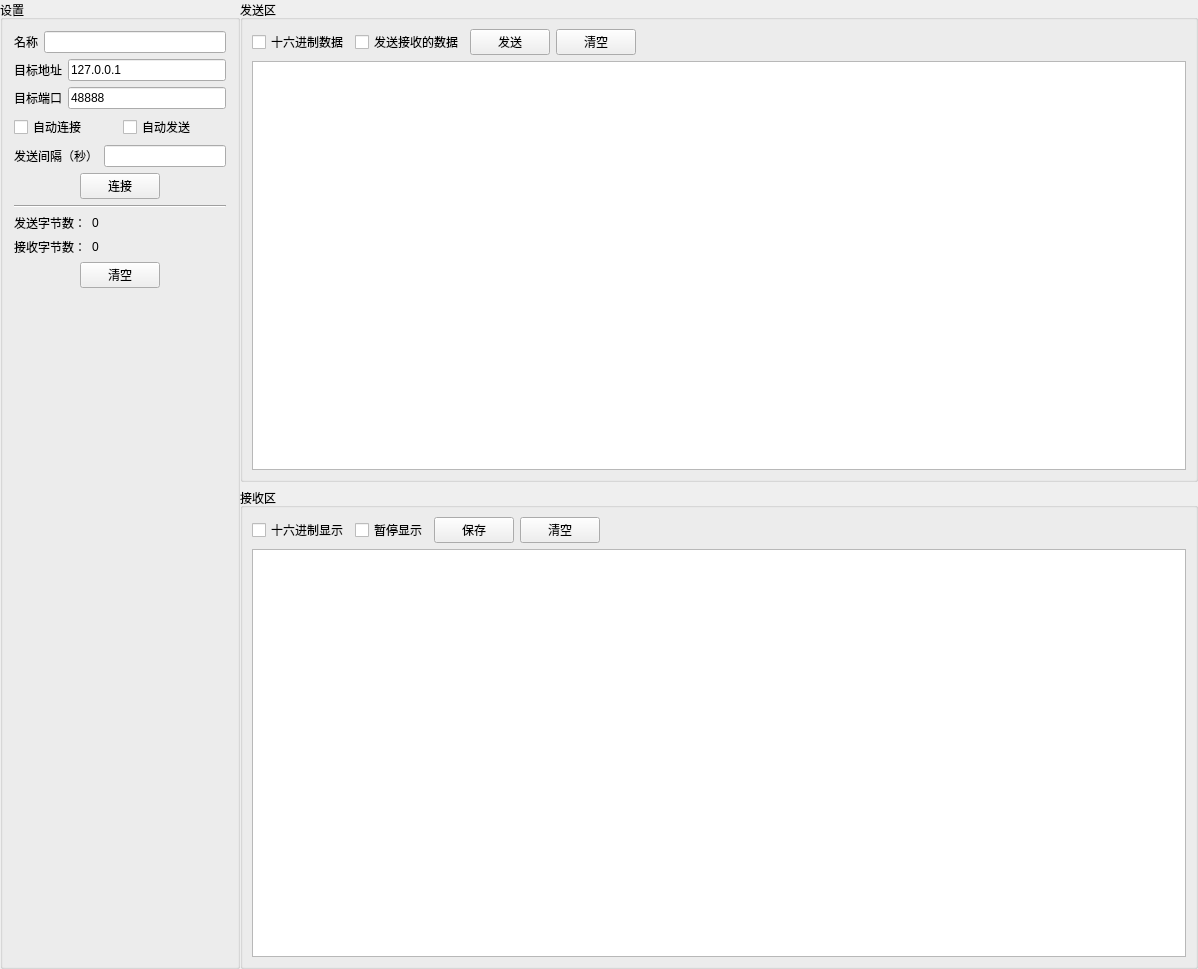
<?xml version="1.0" encoding="UTF-8"?>
<ui version="4.0">
 <class>UdpClientWidget</class>
 <widget class="QWidget" name="UdpClientWidget">
  <property name="geometry">
   <rect>
    <x>0</x>
    <y>0</y>
    <width>1198</width>
    <height>969</height>
   </rect>
  </property>
  <property name="windowTitle">
   <string>UdpClientWidget</string>
  </property>
  <layout class="QHBoxLayout" name="horizontalLayout_11" stretch="2,8">
   <property name="spacing">
    <number>0</number>
   </property>
   <property name="leftMargin">
    <number>0</number>
   </property>
   <property name="topMargin">
    <number>0</number>
   </property>
   <property name="rightMargin">
    <number>0</number>
   </property>
   <property name="bottomMargin">
    <number>0</number>
   </property>
   <item>
    <widget class="QGroupBox" name="groupBox">
     <property name="title">
      <string>设置</string>
     </property>
     <layout class="QVBoxLayout" name="verticalLayout_2">
      <item>
       <layout class="QHBoxLayout" name="horizontalLayout_12">
        <item>
         <widget class="QLabel" name="label_6">
          <property name="text">
           <string>名称</string>
          </property>
         </widget>
        </item>
        <item>
         <widget class="QLineEdit" name="lineEdit_name">
          <property name="maxLength">
           <number>20</number>
          </property>
         </widget>
        </item>
       </layout>
      </item>
      <item>
       <layout class="QHBoxLayout" name="horizontalLayout">
        <item>
         <widget class="QLabel" name="label">
          <property name="text">
           <string>目标地址</string>
          </property>
         </widget>
        </item>
        <item>
         <widget class="QLineEdit" name="lineEdit_target_ip">
          <property name="inputMask">
           <string/>
          </property>
          <property name="text">
           <string>127.0.0.1</string>
          </property>
          <property name="placeholderText">
           <string>127.0.0.1</string>
          </property>
         </widget>
        </item>
       </layout>
      </item>
      <item>
       <layout class="QHBoxLayout" name="horizontalLayout_2">
        <item>
         <widget class="QLabel" name="label_2">
          <property name="text">
           <string>目标端口</string>
          </property>
         </widget>
        </item>
        <item>
         <widget class="QLineEdit" name="lineEdit_target_port">
          <property name="text">
           <string>48888</string>
          </property>
          <property name="placeholderText">
           <string>48888</string>
          </property>
         </widget>
        </item>
       </layout>
      </item>
      <item>
       <layout class="QHBoxLayout" name="horizontalLayout_8">
        <item>
         <widget class="QCheckBox" name="checkBox_auto_connect">
          <property name="text">
           <string>自动连接</string>
          </property>
         </widget>
        </item>
        <item>
         <widget class="QCheckBox" name="checkBox_auto_send">
          <property name="text">
           <string>自动发送</string>
          </property>
         </widget>
        </item>
       </layout>
      </item>
      <item>
       <layout class="QHBoxLayout" name="horizontalLayout_3">
        <item>
         <widget class="QLabel" name="label_3">
          <property name="text">
           <string>发送间隔（秒）</string>
          </property>
         </widget>
        </item>
        <item>
         <widget class="QLineEdit" name="lineEdit_send_interval">
          <property name="enabled">
           <bool>true</bool>
          </property>
         </widget>
        </item>
       </layout>
      </item>
      <item>
       <layout class="QHBoxLayout" name="horizontalLayout_6">
        <item>
         <spacer name="horizontalSpacer">
          <property name="orientation">
           <enum>Qt::Horizontal</enum>
          </property>
          <property name="sizeHint" stdset="0">
           <size>
            <width>40</width>
            <height>20</height>
           </size>
          </property>
         </spacer>
        </item>
        <item>
         <widget class="QPushButton" name="pushButton_connect">
          <property name="text">
           <string>连接</string>
          </property>
         </widget>
        </item>
        <item>
         <spacer name="horizontalSpacer_2">
          <property name="orientation">
           <enum>Qt::Horizontal</enum>
          </property>
          <property name="sizeHint" stdset="0">
           <size>
            <width>40</width>
            <height>20</height>
           </size>
          </property>
         </spacer>
        </item>
       </layout>
      </item>
      <item>
       <widget class="Line" name="line">
        <property name="orientation">
         <enum>Qt::Horizontal</enum>
        </property>
       </widget>
      </item>
      <item>
       <layout class="QHBoxLayout" name="horizontalLayout_4">
        <item>
         <widget class="QLabel" name="label_4">
          <property name="sizePolicy">
           <sizepolicy hsizetype="Fixed" vsizetype="Preferred">
            <horstretch>0</horstretch>
            <verstretch>0</verstretch>
           </sizepolicy>
          </property>
          <property name="text">
           <string>发送字节数：</string>
          </property>
         </widget>
        </item>
        <item>
         <widget class="QLabel" name="label_send_count">
          <property name="text">
           <string>0</string>
          </property>
         </widget>
        </item>
       </layout>
      </item>
      <item>
       <layout class="QHBoxLayout" name="horizontalLayout_5">
        <item>
         <widget class="QLabel" name="label_5">
          <property name="sizePolicy">
           <sizepolicy hsizetype="Fixed" vsizetype="Preferred">
            <horstretch>0</horstretch>
            <verstretch>0</verstretch>
           </sizepolicy>
          </property>
          <property name="text">
           <string>接收字节数：</string>
          </property>
         </widget>
        </item>
        <item>
         <widget class="QLabel" name="label_recv_count">
          <property name="text">
           <string>0</string>
          </property>
         </widget>
        </item>
       </layout>
      </item>
      <item>
       <layout class="QHBoxLayout" name="horizontalLayout_7">
        <item>
         <spacer name="horizontalSpacer_3">
          <property name="orientation">
           <enum>Qt::Horizontal</enum>
          </property>
          <property name="sizeHint" stdset="0">
           <size>
            <width>40</width>
            <height>20</height>
           </size>
          </property>
         </spacer>
        </item>
        <item>
         <widget class="QPushButton" name="pushButton_clear_count">
          <property name="text">
           <string>清空</string>
          </property>
         </widget>
        </item>
        <item>
         <spacer name="horizontalSpacer_4">
          <property name="orientation">
           <enum>Qt::Horizontal</enum>
          </property>
          <property name="sizeHint" stdset="0">
           <size>
            <width>40</width>
            <height>20</height>
           </size>
          </property>
         </spacer>
        </item>
       </layout>
      </item>
      <item>
       <spacer name="verticalSpacer">
        <property name="orientation">
         <enum>Qt::Vertical</enum>
        </property>
        <property name="sizeHint" stdset="0">
         <size>
          <width>20</width>
          <height>328</height>
         </size>
        </property>
       </spacer>
      </item>
     </layout>
    </widget>
   </item>
   <item>
    <layout class="QVBoxLayout" name="verticalLayout_4">
     <item>
      <widget class="QGroupBox" name="groupBox_2">
       <property name="title">
        <string>发送区</string>
       </property>
       <layout class="QVBoxLayout" name="verticalLayout">
        <property name="spacing">
         <number>6</number>
        </property>
        <property name="leftMargin">
         <number>9</number>
        </property>
        <property name="topMargin">
         <number>9</number>
        </property>
        <property name="rightMargin">
         <number>9</number>
        </property>
        <property name="bottomMargin">
         <number>9</number>
        </property>
        <item>
         <layout class="QHBoxLayout" name="horizontalLayout_9">
          <item>
           <widget class="QCheckBox" name="checkBox_send_16">
            <property name="text">
             <string>十六进制数据</string>
            </property>
           </widget>
          </item>
          <item>
           <widget class="QCheckBox" name="checkBox_send_recv">
            <property name="text">
             <string>发送接收的数据</string>
            </property>
           </widget>
          </item>
          <item>
           <widget class="QPushButton" name="pushButton_send_send">
            <property name="text">
             <string>发送</string>
            </property>
           </widget>
          </item>
          <item>
           <widget class="QPushButton" name="pushButton_send_clear">
            <property name="text">
             <string>清空</string>
            </property>
           </widget>
          </item>
          <item>
           <spacer name="horizontalSpacer_5">
            <property name="orientation">
             <enum>Qt::Horizontal</enum>
            </property>
            <property name="sizeHint" stdset="0">
             <size>
              <width>40</width>
              <height>20</height>
             </size>
            </property>
           </spacer>
          </item>
         </layout>
        </item>
        <item>
         <widget class="QTextEdit" name="textEdit_send"/>
        </item>
       </layout>
      </widget>
     </item>
     <item>
      <widget class="QGroupBox" name="groupBox_3">
       <property name="title">
        <string>接收区</string>
       </property>
       <layout class="QVBoxLayout" name="verticalLayout_3">
        <property name="spacing">
         <number>6</number>
        </property>
        <property name="leftMargin">
         <number>9</number>
        </property>
        <property name="topMargin">
         <number>9</number>
        </property>
        <property name="rightMargin">
         <number>9</number>
        </property>
        <property name="bottomMargin">
         <number>9</number>
        </property>
        <item>
         <layout class="QHBoxLayout" name="horizontalLayout_10">
          <item>
           <widget class="QCheckBox" name="checkBox_recv_16">
            <property name="text">
             <string>十六进制显示</string>
            </property>
           </widget>
          </item>
          <item>
           <widget class="QCheckBox" name="checkBox_recv_hide">
            <property name="text">
             <string>暂停显示</string>
            </property>
           </widget>
          </item>
          <item>
           <widget class="QPushButton" name="pushButton_recv_save">
            <property name="text">
             <string>保存</string>
            </property>
           </widget>
          </item>
          <item>
           <widget class="QPushButton" name="pushButton_recv_clear">
            <property name="text">
             <string>清空</string>
            </property>
           </widget>
          </item>
          <item>
           <spacer name="horizontalSpacer_6">
            <property name="orientation">
             <enum>Qt::Horizontal</enum>
            </property>
            <property name="sizeHint" stdset="0">
             <size>
              <width>40</width>
              <height>20</height>
             </size>
            </property>
           </spacer>
          </item>
         </layout>
        </item>
        <item>
         <widget class="QTextEdit" name="textEdit_recv"/>
        </item>
       </layout>
      </widget>
     </item>
    </layout>
   </item>
  </layout>
 </widget>
 <layoutdefault spacing="6" margin="11"/>
 <resources/>
 <connections/>
</ui>
